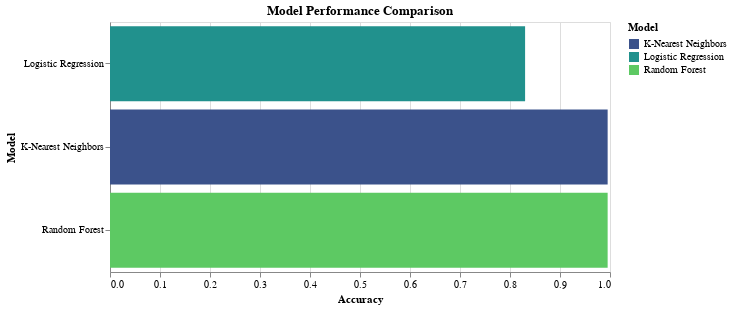

The code cell stored with this chart in its notebook:
### Code cell
results_df = pd.DataFrame(list(results.items()), columns=['Model', 'Accuracy'])
bar_chart = alt.Chart(results_df).mark_bar().encode(
    y=alt.Y('Model:N', title='Model', sort='x'),  
    x=alt.X('Accuracy:Q', title='Accuracy'),  
    color=alt.Color('Model:N',  scale=alt.Scale(scheme='viridis')),  
    tooltip=['Model', 'Accuracy'] 
).properties(
    title='Model Performance Comparison', 
    width=500,
    height=250
)

bar_chart

### Figure 1 — Vega-Lite specification as saved in the notebook (floating-point values rounded to 4 significant figures)
{"config": {"view": {"continuousWidth": 300, "continuousHeight": 300}}, "data": {"name": "data-d020429f29bec247924b7abea9fac528"}, "mark": {"type": "bar"}, "encoding": {"color": {"field": "Model", "scale": {"scheme": "viridis"}, "type": "nominal"}, "tooltip": [{"field": "Model", "type": "nominal"}, {"field": "Accuracy", "type": "quantitative"}], "x": {"field": "Accuracy", "title": "Accuracy", "type": "quantitative"}, "y": {"field": "Model", "sort": "x", "title": "Model", "type": "nominal"}}, "height": 250, "title": "Model Performance Comparison", "width": 500, "$schema": "https://vega.github.io/schema/vega-lite/v5.20.1.json", "datasets": {"data-d020429f29bec247924b7abea9fac528": [{"Model": "Logistic Regression", "Accuracy": 0.8302}, {"Model": "K-Nearest Neighbors", "Accuracy": 0.9953}, {"Model": "Random Forest", "Accuracy": 0.9953}]}}
